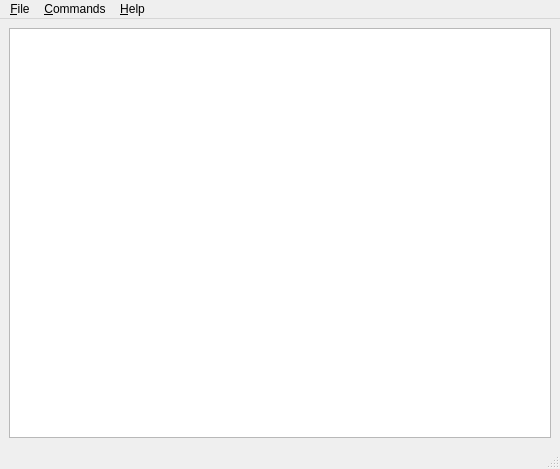
<?xml version="1.0" encoding="UTF-8"?>
<ui version="4.0">
    <class>MainWindow</class>
    <widget class="QMainWindow" name="MainWindow">
        <property name="geometry">
            <rect>
                <x>0</x>
                <y>0</y>
                <width>560</width>
                <height>469</height>
            </rect>
        </property>
        <property name="minimumSize">
            <size>
                <width>560</width>
                <height>469</height>
            </size>
        </property>
        <property name="windowTitle">
            <string>RiskSpec Loops Analyzer</string>
        </property>
        <property name="layoutDirection">
            <enum>Qt::LeftToRight</enum>
        </property>
        <widget class="QWidget" name="centralwidget">
            <layout class="QHBoxLayout" name="horizontalLayout" stretch="0">
                <item>
                    <widget class="QTreeView" name="treeView">
                        <property name="sizePolicy">
                            <sizepolicy hsizetype="Expanding" vsizetype="Expanding">
                                <horstretch>0</horstretch>
                                <verstretch>0</verstretch>
                            </sizepolicy>
                        </property>
                        <property name="contextMenuPolicy">
                            <enum>Qt::CustomContextMenu</enum>
                        </property>
                        <property name="layoutDirection">
                            <enum>Qt::LeftToRight</enum>
                        </property>
                        <property name="alternatingRowColors">
                            <bool>true</bool>
                        </property>
                    </widget>
                </item>
            </layout>
        </widget>
        <widget class="QMenuBar" name="menubar">
            <property name="geometry">
                <rect>
                    <x>0</x>
                    <y>0</y>
                    <width>560</width>
                    <height>19</height>
                </rect>
            </property>
            <widget class="QMenu" name="menuFile">
                <property name="title">
                    <string>&amp;File</string>
                </property>
                <addaction name="actionOpen"/>
                <addaction name="actionOpenFormFile"/>
                <addaction name="actionClose"/>
                <addaction name="separator"/>
                <addaction name="actionExit"/>
                <addaction name="separator"/>
            </widget>
            <widget class="QMenu" name="menuHelp">
                <property name="title">
                    <string>&amp;Help</string>
                </property>
                <addaction name="actionWiki"/>
                <addaction name="actionAbout"/>
            </widget>
            <widget class="QMenu" name="menuCommands">
                <property name="title">
                    <string>&amp;Commands</string>
                </property>
                <addaction name="actionLoadFTGraph"/>
                <addaction name="actionSwapDiamond"/>
            </widget>
            <addaction name="menuFile"/>
            <addaction name="menuCommands"/>
            <addaction name="menuHelp"/>
        </widget>
        <widget class="QStatusBar" name="statusbar"/>
        <action name="actionOpen">
            <property name="text">
                <string>&amp;Open model...</string>
            </property>
            <property name="statusTip">
                <string>Open RiskSpectrum DB model</string>
            </property>
            <property name="shortcut">
                <string>Ctrl+O</string>
            </property>
        </action>
        <action name="actionExit">
            <property name="text">
                <string>&amp;Exit</string>
            </property>
            <property name="statusTip">
                <string>Exit application</string>
            </property>
            <property name="shortcut">
                <string>Ctrl+Q</string>
            </property>
        </action>
        <action name="actionLoadFTGraph">
            <property name="text">
                <string>Load FT graph</string>
            </property>
            <property name="statusTip">
                <string>Load Fault Tree graph</string>
            </property>
            <property name="whatsThis">
                <string/>
            </property>
        </action>
        <action name="actionAbout">
            <property name="text">
                <string>About...</string>
            </property>
        </action>
        <action name="actionWiki">
            <property name="text">
                <string>Wiki</string>
            </property>
        </action>
        <action name="actionClose">
            <property name="text">
                <string>&amp;Close</string>
            </property>
            <property name="statusTip">
                <string>Close current model</string>
            </property>
            <property name="shortcut">
                <string>Ctrl+W</string>
            </property>
        </action>
        <action name="actionOpenFormFile">
            <property name="text">
                <string>Open form file ..</string>
            </property>
            <property name="statusTip">
                <string>Open fault tree graph form file</string>
            </property>
        </action>
        <action name="actionSwapDiamond">
            <property name="text">
                <string>Swap diamond</string>
            </property>
            <property name="statusTip">
                <string>Changing a diamond node to a transfer to an existing fault tree in the RiskSpectrum PSA model
                </string>
            </property>
        </action>
    </widget>
    <resources/>
    <connections/>
</ui>
